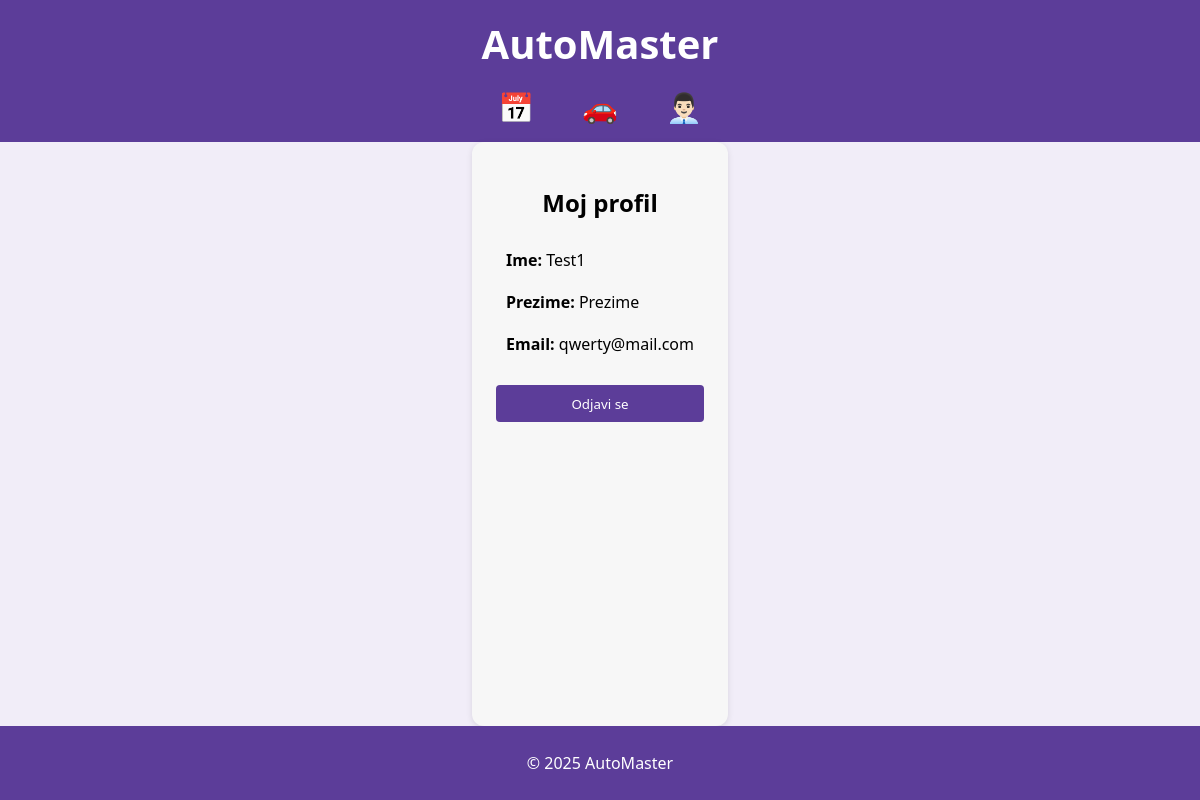
The app's page /profil (signed in) with its own data.
### app/models.py (models this page shows)
class User(db.Model, UserMixin):
    __tablename__ = "users"
    id = db.Column(db.Integer, primary_key=True)
    first_name = db.Column(db.String(50))
    last_name = db.Column(db.String(50))
    phone = db.Column(db.String(20))
    email = db.Column(db.String(120), unique=True, nullable=False)
    password = db.Column(db.String(128))
    role = db.Column(db.String(20), default="user")
    reservations = db.relationship("Reservation", backref="user", lazy="select")
    reviews = db.relationship("Review", backref="user", lazy="select")

### app/routes.py (the view)
@bp.route("/profil")
@login_required
def profile():
    return render_template("profile.html", user=current_user)

### app/__init__.py (called while the page is built)
def create_app():
    app = Flask(__name__)
    app.config["SQLALCHEMY_DATABASE_URI"] = "sqlite:///app.db"
    app.config["SQLALCHEMY_TRACK_MODIFICATIONS"] = False
    app.config["SECRET_KEY"] = "6f3b1c832e2e4d9b9f2fc5a5d4d20e13"
    app.config["UPLOAD_FOLDER"] = os.path.join(app.root_path, "static", "uploads")
    from app.routes import bp
    app.register_blueprint(bp)
    db.init_app(app)
    from app import routes
    login_manager.init_app(app)
    @login_manager.user_loader
    def load_user(user_id):
        return User.query.get(int(user_id))
    return app

### app/templates/profile.html (shortened to what this page needs)
<!DOCTYPE html>
<html lang="hr">
<head>
    <link rel="stylesheet" href="{{ url_for('static', filename='css/style.css') }}" />
</head>
<body>
    <header>
        <h1 class="site-title">AutoMaster</h1>
        <nav>
            <ul>
                {% if current_user.is_authenticated %}
                <li><a href="{{ url_for('main.reservations') }}" title="Moje rezervacije">📅</a></li>
                {% endif %}
                <li><a href="{{ url_for('main.cars') }}" title="Auta">🚗</a></li>
                <li>
                    {% if current_user.is_authenticated %}
                    <a href="{{ url_for('main.profile') }}" title="Profil">👨🏻‍💼</a>
                    {% else %}
                    <a href="{{ url_for('main.login') }}" title="Prijava">👨🏻‍💼</a>
                    {% endif %}
                </li>
            </ul>
        </nav>
    </header>
    <main class="form-section">
        <h2 style="margin-top: 20px;">
            <center>Moj profil</center>
        </h2>
        <div style="margin-top: 20px;" class="profile-info">
            <p><strong>Ime:</strong> {{ user.first_name }}</p>
            <p><strong>Prezime:</strong> {{ user.last_name }}</p>
            <p><strong>Email:</strong> {{ user.email }}</p>
        </div>
        <form method="get" action="{{ url_for('main.logout') }}" class="register-form">
            <button type="submit" style="margin-top: 20px;">Odjavi se</button>
        </form>
    </main>
    <footer>
        <p>&copy; 2025 AutoMaster</p>
    </footer>
</body>
</html>

### app/static/css/style.css (style rules this page uses)
* { box-sizing: border-box; margin: 0; padding: 0; }
body { max-width: 100vw; overflow-x: hidden; }
body { font-family: "Segoe UI", Tahoma, Geneva, Verdana, sans-serif; margin: 0; padding: 0; background: #f1edf8; display: flex; flex-direction: column; min-height: 100vh; }
header { background: #5c3d99; color: white; padding: 1rem 0.5rem; text-align: center; }
.site-title { font-size: 2.5rem; margin: 0; }
nav ul { list-style: none; padding: 0; display: flex; justify-content: center; gap: 2rem; margin-top: 1rem; }
nav a { color: white; font-size: 1.8rem; padding: 0.5rem; border-radius: 50%; text-decoration: none; transition: background 0.3s; }
main { padding: 2rem; flex: 1; }
footer { background-color: #5c3d99; color: white; text-align: center; padding: 1rem; margin-top: auto; }
.form-section { background: white; padding: 2rem; max-width: 500px; margin: auto; border-radius: 8px; box-shadow: 0 0 10px rgba(0, 0, 0, 0.1); }
.register-form label, .register-form input, .register-form button { display: block; width: 100%; margin-bottom: 1rem; }
.register-form button { background-color: #5c3d99; color: white; padding: 0.6rem; border: none; border-radius: 4px; cursor: pointer; font-family: inherit; transition: background-color 0.3s; }
p { padding: 10px; }
.form-section, .existing-locations, .reservation-table { background: #f7f7f7; padding: 1.5rem; border-radius: 12px; box-shadow: 0 2px 6px rgba(0, 0, 0, 0.1); }

### records on screen
User: first_name "Test1", last_name "Prezime", email "qwerty@mail.com"
